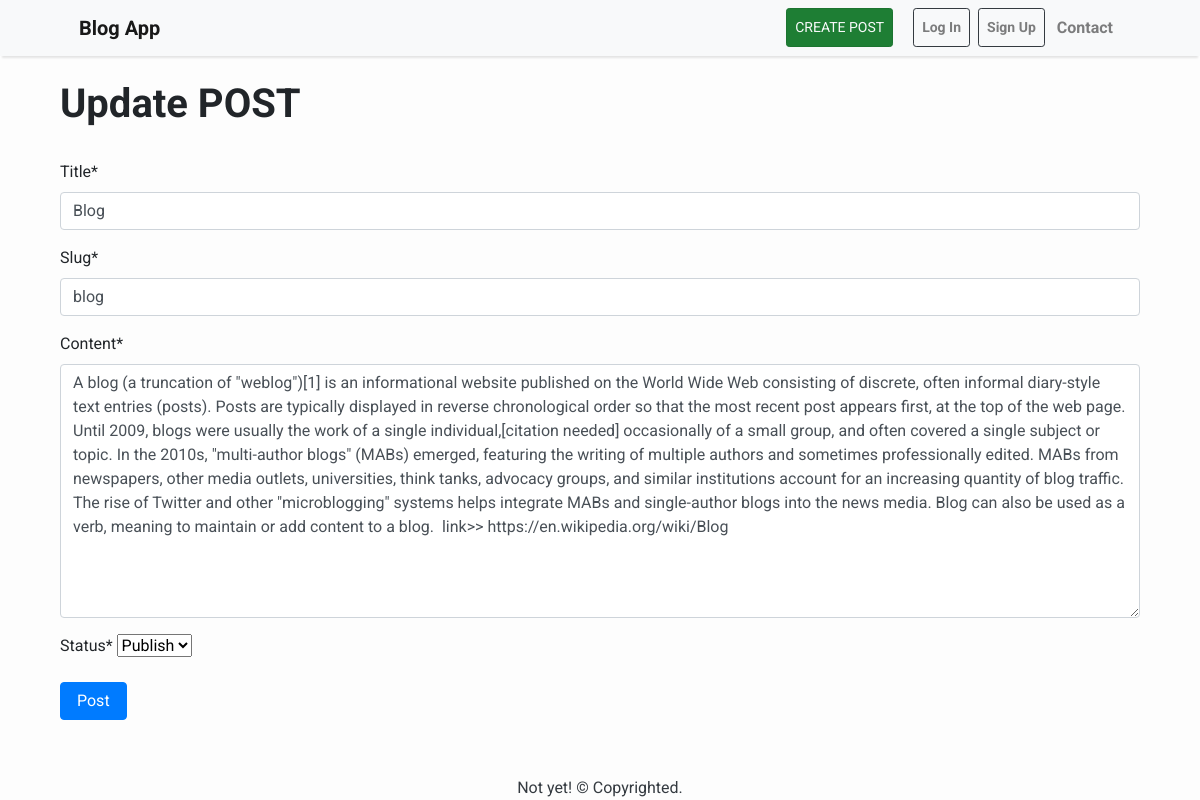
The app's page /post/edit/blog, older data.
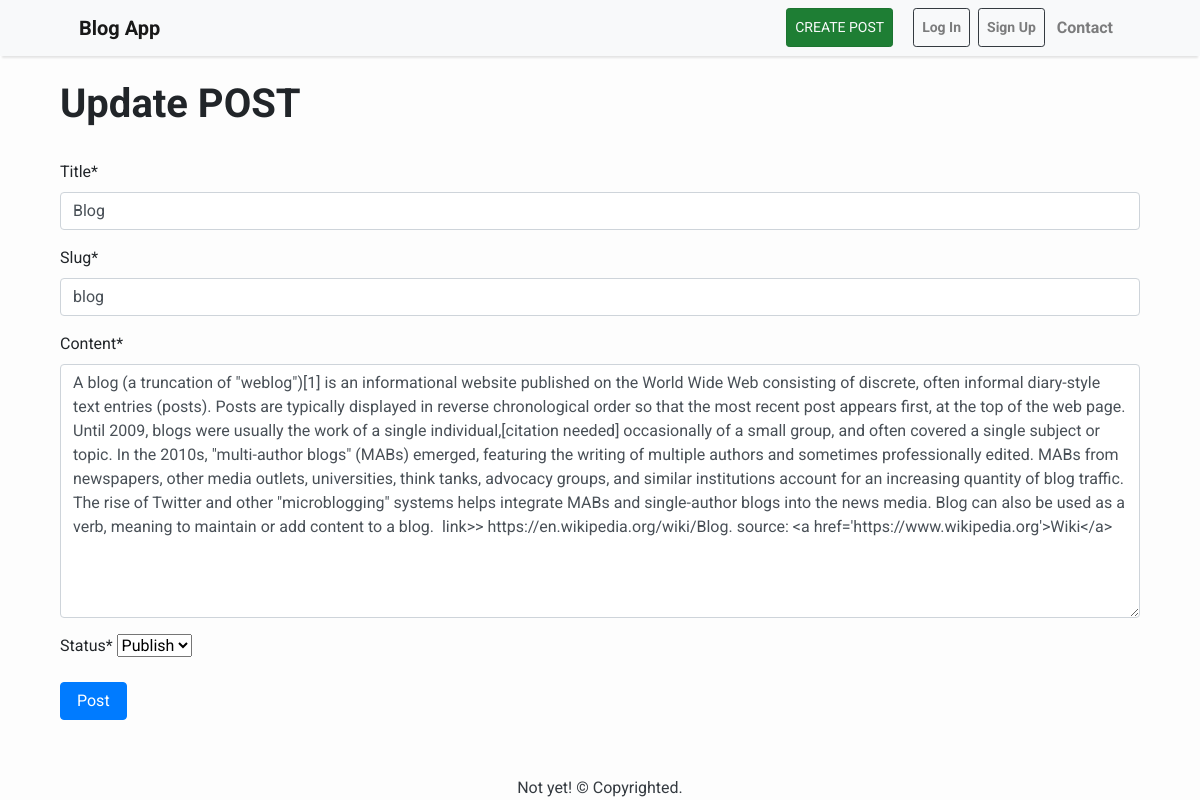
The same page, newer data.
### blogging/models.py (models this page shows, shortened)
class Post(models.Model):
    title = models.CharField(max_length=150, unique=True)
    slug = models.SlugField(max_length=200, unique=True)
    author = models.ForeignKey(User,on_delete=models.CASCADE,related_name='blog_posts')
    updated_on = models.DateTimeField(auto_now=True)
    content = models.TextField()
    created_on = models.DateTimeField(auto_now_add=True)
    status = models.IntegerField(choices=status,default = 1)
    class Meta:
        ordering = ['-created_on'] # - is the sign of descending

### blogging/views.py (the view)
# urls.py: path('post/edit/<slug:slug>',UpdatePost.as_view(), name='updatePost'),
class UpdatePost(generic.UpdateView):
    model = Post
    template_name = 'blogging/updatePost.html'
    fields = ['title','slug','content','status']

### blogging/templates/blogging/updatePost.html (shortened to what this page needs)
{% extends 'base.html' %}
{% load crispy_forms_tags %}
{% block content %}
<div class="container mt-4">
        <h1><b>Update POST</b></h1><br>
        <form method="POST">
            {{ form|crispy}}
            <button class="btn btn-primary px-3">Post</button>
        </form>
    </div>
</div>
{% endblock content %}

Row changes from the older to the newer data that the page shows:
changed Post "Blog": content "…to a blog. link>> https://en.wikipedia.org/wiki/Blog" → "…to a blog. link>> https://en.wikipedia.org/wiki/Blog. source: <a href='https://www.wikipedia.org'>Wiki</a>"
